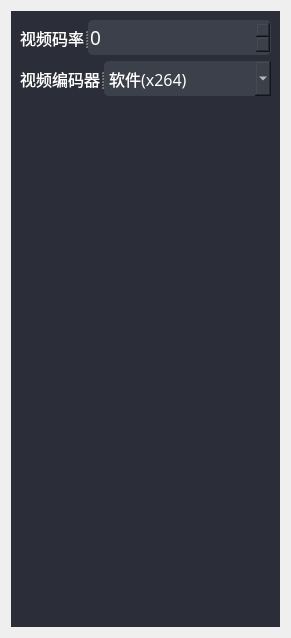
            <widget class="QWidget" name="video_page">
             <layout class="QVBoxLayout" name="verticalLayout_4">
              <item>
               <widget class="QWidget" name="widget_11" native="true">
                <property name="sizePolicy">
                 <sizepolicy hsizetype="Preferred" vsizetype="Preferred">
                  <horstretch>0</horstretch>
                  <verstretch>1</verstretch>
                 </sizepolicy>
                </property>
                <property name="styleSheet">
                 <string notr="true">QWidget {
	background: #2b2e38;
	color: white;
}</string>
                </property>
                <layout class="QVBoxLayout" name="verticalLayout_5">
                 <item>
                  <layout class="QVBoxLayout" name="verticalLayout_2">
                   <item>
                    <widget class="QSplitter" name="splitter_8">
                     <property name="orientation">
                      <enum>Qt::Horizontal</enum>
                     </property>
                     <widget class="QLabel" name="label_8">
                      <property name="sizePolicy">
                       <sizepolicy hsizetype="Preferred" vsizetype="Preferred">
                        <horstretch>1</horstretch>
                        <verstretch>0</verstretch>
                       </sizepolicy>
                      </property>
                      <property name="font">
                       <font>
                        <family>宋体</family>
                        <pointsize>12</pointsize>
                       </font>
                      </property>
                      <property name="text">
                       <string>视频码率</string>
                      </property>
                     </widget>
                     <widget class="QSpinBox" name="spinBox">
                      <property name="sizePolicy">
                       <sizepolicy hsizetype="Minimum" vsizetype="Fixed">
                        <horstretch>5</horstretch>
                        <verstretch>0</verstretch>
                       </sizepolicy>
                      </property>
                      <property name="minimumSize">
                       <size>
                        <width>0</width>
                        <height>35</height>
                       </size>
                      </property>
                      <property name="font">
                       <font>
                        <family>宋体</family>
                        <pointsize>14</pointsize>
                       </font>
                      </property>
                      <property name="styleSheet">
                       <string notr="true">background: #3c404b;
color: white;
border-radius: 5px;
</string>
                      </property>
                     </widget>
                    </widget>
                   </item>
                   <item>
                    <widget class="QSplitter" name="splitter_9">
                     <property name="orientation">
                      <enum>Qt::Horizontal</enum>
                     </property>
                     <widget class="QLabel" name="label_9">
                      <property name="sizePolicy">
                       <sizepolicy hsizetype="Preferred" vsizetype="Preferred">
                        <horstretch>1</horstretch>
                        <verstretch>3</verstretch>
                       </sizepolicy>
                      </property>
                      <property name="font">
                       <font>
                        <family>宋体</family>
                        <pointsize>12</pointsize>
                       </font>
                      </property>
                      <property name="text">
                       <string>视频编码器</string>
                      </property>
                     </widget>
                     <widget class="QComboBox" name="comboBox_3">
                      <property name="sizePolicy">
                       <sizepolicy hsizetype="Preferred" vsizetype="Fixed">
                        <horstretch>5</horstretch>
                        <verstretch>3</verstretch>
                       </sizepolicy>
                      </property>
                      <property name="minimumSize">
                       <size>
                        <width>0</width>
                        <height>35</height>
                       </size>
                      </property>
                      <property name="font">
                       <font>
                        <family>宋体</family>
                        <pointsize>12</pointsize>
                       </font>
                      </property>
                      <property name="styleSheet">
                       <string notr="true">background: #3c404b;
color: white;
border-radius: 5px;
</string>
                      </property>
                      <item>
                       <property name="text">
                        <string>软件(x264)</string>
                       </property>
                      </item>
                      <item>
                       <property name="text">
                        <string>硬件 (NVENC, H.264)</string>
                       </property>
                      </item>
                      <item>
                       <property name="text">
                        <string>硬件 (NVENC, HEVC)</string>
                       </property>
                      </item>
                     </widget>
                    </widget>
                   </item>
                  </layout>
                 </item>
                 <item>
                  <spacer name="verticalSpacer_4">
                   <property name="orientation">
                    <enum>Qt::Vertical</enum>
                   </property>
                   <property name="sizeHint" stdset="0">
                    <size>
                     <width>20</width>
                     <height>522</height>
                    </size>
                   </property>
                  </spacer>
                 </item>
                </layout>
               </widget>
              </item>
             </layout>
            </widget>
